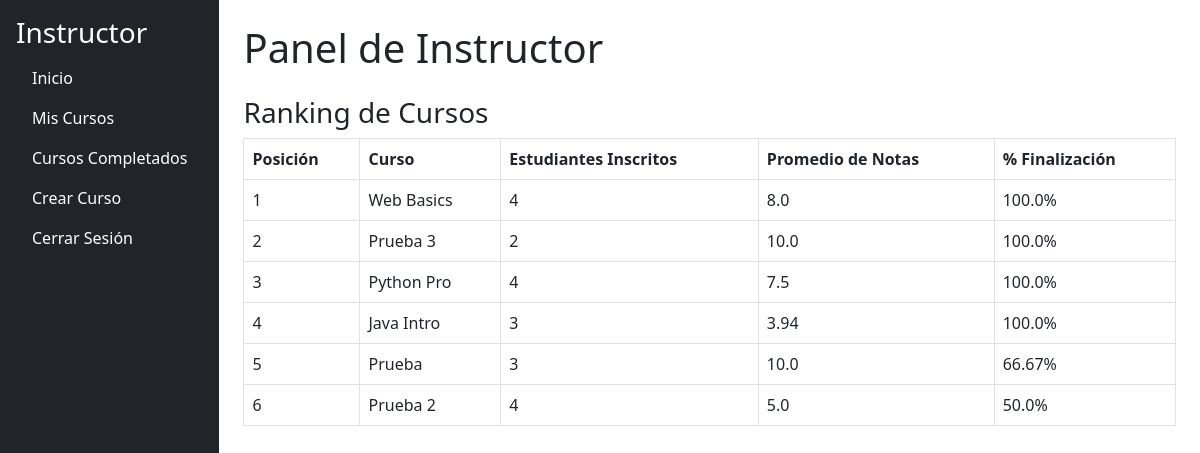
The page /instructor/dashboard (signed in) on the database its author committed.
### models.py (models this page shows, shortened)
class Course(db.Model):
    __tablename__ = 'courses'
    id = db.Column(db.Integer, primary_key=True)
    name = db.Column(db.String(200), nullable=False)
    description = db.Column(db.String(500), nullable=False)
    instructor_id = db.Column(db.Integer, db.ForeignKey('users.id'), nullable=False)
    modules = db.relationship('Module', back_populates='course', lazy=True, cascade='all, delete-orphan')
    enrollments = db.relationship(
        'CourseEnrollment', back_populates='course', lazy=True, cascade='all, delete-orphan'
    )

### app.py (the view)
@app.route('/instructor/dashboard', methods=['GET'])
@login_required
@role_required('instructor')
def instructor_dashboard():
    courses = Course.query.filter_by(instructor_id=current_user.id).all()
    course_metrics = []
    for course in courses:
        total_students = len(course.enrollments)
        total_scores = 0  # Suma de calificaciones
        total_responses = 0  # Total de respuestas evaluadas
        students_completed_course = 0  # Estudiantes que completaron todos los quizzes
        total_quizzes = sum(
            1 for module in course.modules for content in module.content_items if content.type == 'quiz'
        )
        for enrollment in course.enrollments:
            completed_quizzes = db.session.query(
                ContentItem.id
            ).join(StudentResponse).filter(
                StudentResponse.student_id == enrollment.student_id,
                StudentResponse.completed == True,
                ContentItem.module_id.in_([module.id for module in course.modules])
            ).group_by(ContentItem.id).count()
            if total_quizzes > 0 and completed_quizzes == total_quizzes:
                students_completed_course += 1
            for response in enrollment.student.responses:
                if (
                    response.content_item
                    and response.content_item.module
                    and response.content_item.module.course_id == course.id
                ):
                    if response.score is not None:
                        total_scores += response.score
                        total_responses += 1
        average_score = (
            round(total_scores / total_responses, 2) if total_responses > 0 else 0
        )
        completion_rate = (
            round((students_completed_course / total_students) * 100, 2)
            if total_students > 0 else 0
        )
        course_metrics.append({
            'course': course,
            'total_students': total_students,
            'average_score': average_score,
            'completion_rate': completion_rate
        })
    sorted_courses = sorted(
        course_metrics,
        key=lambda x: (
            0.4 * x['total_students'] +
            0.4 * x['average_score'] +
            0.2 * x['completion_rate']
        ),
        reverse=True
    )
    return render_template(
        'instructor/instructor_dashboard.html',
        courses=courses,
        course_metrics=sorted_courses
    )

### app.py (called while the page is built)
@login_manager.user_loader
def load_user(user_id):
    return User.query.get(int(user_id))

def role_required(role):
    def decorator(f):
        @wraps(f)
        def decorated_function(*args, **kwargs):
            if not current_user.is_authenticated or current_user.role.name != role:
                abort(403)
            return f(*args, **kwargs)
        return decorated_function
    return decorator

### app/templates/instructor/instructor_dashboard.html (shortened to what this page needs)
{% extends "instructor/base_instructor.html" %}
{% block content %}
<h1 class="mb-4">Panel de Instructor</h1>
{% if course_metrics %}
<div class="mb-4">
    <h3>Ranking de Cursos</h3>
    <table class="table table-bordered">
        <thead>
            <tr>
                <th>Posición</th>
                <th>Curso</th>
                <th>Estudiantes Inscritos</th>
                <th>Promedio de Notas</th>
                <th>% Finalización</th>
            </tr>
        </thead>
        <tbody>
            {% for i, metric in enumerate(course_metrics) %}
            <tr>
                <td>{{ i + 1 }}</td>
                <td>{{ metric.course.name }}</td>
                <td>{{ metric.total_students }}</td>
                <td>{{ metric.average_score }}</td>
                <td>{{ metric.completion_rate }}%</td>
            </tr>
            {% endfor %}
        </tbody>
    </table>
</div>
{% else %}
<p>No hay datos para mostrar en el ranking de cursos.</p>
{% endif %}
{% endblock %}

### rows shown on the page
Course: course.name "Web Basics"
Course: course.name "Prueba 3"
Course: course.name "Python Pro"
Course: course.name "Java Intro"
Course: course.name "Prueba"
Course: course.name "Prueba 2"

### other values the page prints
{{ i + 1 }} "1" "2" "3" "4" "5" "6"
{{ metric.total_students }} "4" "2" "4" "3" "3" "4"
{{ metric.average_score }} "8.0" "10.0" "7.5" "3.94" "10.0" "5.0"
{{ metric.completion_rate }} "100.0" "100.0" "100.0" "100.0" "66.67" "50.0"
